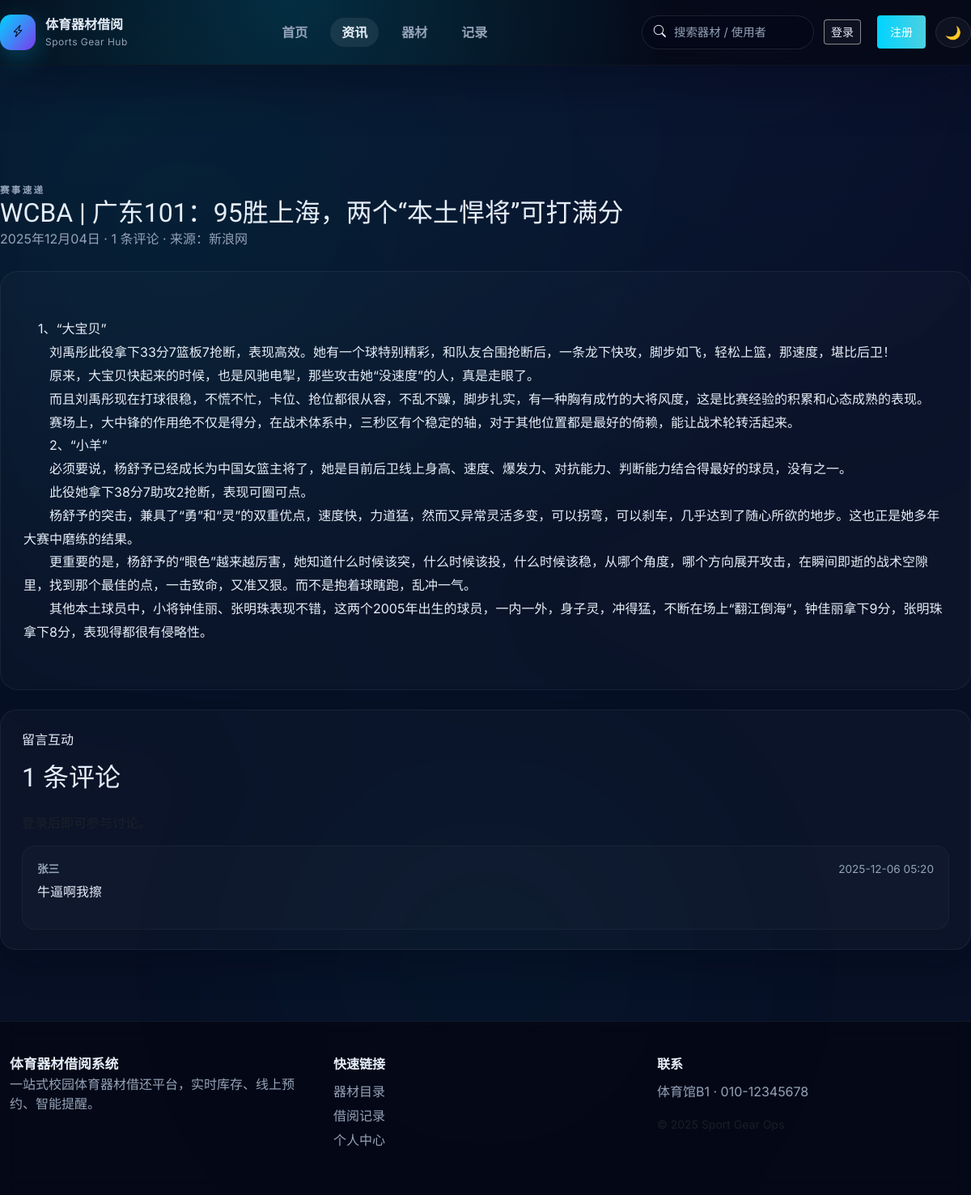
Screenshot of /news/1 with the database file from the repository.
### models.py (models this page shows, shortened)
class NewsPost(db.Model):
    __tablename__ = 'news_post'
    id = db.Column(db.Integer, primary_key=True)
    title = db.Column(db.String(200), nullable=False)
    summary = db.Column(db.String(300), nullable=True)
    content = db.Column(db.Text, nullable=False)
    category = db.Column(db.String(40), nullable=False, default='campus')
    source = db.Column(db.String(255), nullable=True)
    published_at = db.Column(db.DateTime, default=lambda: datetime.datetime.now(timezone.utc))
    is_pinned = db.Column(db.Boolean, default=False)
    created_by_id = db.Column(db.Integer, db.ForeignKey('user.id'), nullable=True)
    created_by = db.relationship('User', backref=db.backref('news_posts', lazy=True))

class NewsComment(db.Model):
    __tablename__ = 'news_comment'
    id = db.Column(db.Integer, primary_key=True)
    news_id = db.Column(db.Integer, db.ForeignKey('news_post.id'), nullable=False)
    user_id = db.Column(db.Integer, db.ForeignKey('user.id'), nullable=False)
    content = db.Column(db.Text, nullable=False)
    created_at = db.Column(db.DateTime, default=lambda: datetime.datetime.now(timezone.utc))
    news = db.relationship('NewsPost', backref=db.backref('comments', lazy='dynamic', cascade='all, delete-orphan'))
    user = db.relationship('User')

class User(db.Model):
    __tablename__ = 'user'
    id = db.Column(db.Integer, primary_key=True)
    username = db.Column(db.String(80), unique=True, nullable=False)
    password_hash = db.Column(db.String(200), nullable=False)
    is_admin = db.Column(db.Boolean, default=False)
    full_name = db.Column(db.String(120), nullable=True)
    class_name = db.Column(db.String(120), nullable=True)
    gender = db.Column(db.String(16), nullable=True)
    phone = db.Column(db.String(30), nullable=True)

### app.py (the view)
    @app.route('/news/<int:news_id>')
    def news_detail(news_id: int):
        news = db.session.get(NewsPost, news_id)
        if not news:
            flash('资讯不存在', 'error')
            return redirect(url_for('news_list'))
        comments = news.comments.order_by(NewsComment.created_at.desc()).all()
        return render_template('news_detail.html', news=news, comments=comments)

### services/auth.py (called while the page is built)
def get_current_user() -> Optional[User]:
    if hasattr(g, '_cached_user'):
        return g._cached_user
    user_id = session.get('user_id')
    user = db.session.get(User, user_id) if user_id else None
    g._cached_user = user
    return user

### templates/news_detail.html (shortened to what this page needs)
{% extends 'layout.html' %}
{% block page_header %}
<div class="page-header">
  <div>
    <p class="eyebrow">{{ news_categories.get(news.category, '资讯动态') }}</p>
    <h1>{{ news.title }}</h1>
    <p>{{ news.published_at.strftime('%Y年%m月%d日') if news.published_at else '' }} · {{ comments|length }} 条评论{% if news.source %} · 来源：{{ news.source }}{% endif %}</p>
  </div>
</div>
{% endblock %}
{% block content %}
<article class="news-detail article-card">
  <div class="article-body" style="white-space: pre-wrap;">
    {{ news.content }}
  </div>
</article>
<section class="section-card comment-section">
  <div class="section-header mb-3">
    <div>
      <p class="eyebrow">留言互动</p>
      <h2>{{ comments|length }} 条评论</h2>
    </div>
  </div>
  {% if current_user %}
  <form class="comment-form" method="post" action="{{ url_for('add_news_comment', news_id=news.id) }}">
    <input type="hidden" name="csrf_token" value="{{ csrf_token() }}">
    <textarea class="form-control" name="content" rows="3" placeholder="分享你的建议或想法…" required></textarea>
    <div class="text-end mt-2">
      <button class="btn btn-primary" type="submit">发布评论</button>
    </div>
  </form>
  {% else %}
  <p class="text-muted">登录后即可参与讨论。</p>
  {% endif %}
  <div class="comment-list">
    {% if comments %}
      {% for c in comments %}
      <div class="comment-card">
        <div class="comment-meta">
          <strong>{{ c.user.full_name or c.user.username }}</strong>
          <span class="comment-time">{{ c.created_at.strftime('%Y-%m-%d %H:%M') if c.created_at else '' }}</span>
        </div>
        <p>{{ c.content }}</p>
      </div>
      {% endfor %}
    {% else %}
      <p class="text-muted">暂无评论，抢先发表第一条吧。</p>
    {% endif %}
  </div>
</section>
{% endblock %}

### static/style.css (style rules this page uses)
:root { --bg: #071025; --surface: #0b1220; --muted: #94a3b8; --text: #e6eef8; --primary: #00d4ff; --primary-2: #4dd0e1; --accent: #7c3aed; --border: rgba(255,255,255,0.06); --shadow: 0 8px 30px rgba(2,6,23,0.6); --radius: 12px; --glass: rgba(255,255,255,0.03); }
* { box-sizing:border-box }
html,body { height:100%;font-family:'Inter', system-ui, -apple-system, 'Segoe UI', Roboto, 'Helvetica Neue', Arial; }
body { background: radial-gradient(1200px 600px at 10% 10%, rgba(0,212,255,0.05), transparent), var(--bg); color:var(--text); -webkit-font-smoothing:antialiased; -moz-osx-font-smoothing:grayscale; min-height:100vh; display:flex; flex-direction:column; }
h1,h2,h3,h4 { font-family:'Orbitron',sans-serif }
body { font-family: 'Inter', 'Segoe UI', Roboto, 'Helvetica Neue', Arial, sans-serif; }
.app-body { position:relative;overflow-x:hidden }
.page-header { margin-bottom:28px;display:flex;flex-wrap:wrap;align-items:flex-end;justify-content:space-between;gap:18px }
.page-header .eyebrow { text-transform:uppercase;letter-spacing:0.2em;font-size:0.72rem;color:var(--muted);font-weight:600 }
.page-header h1 { margin:0;font-size:2rem;font-family:'Orbitron',sans-serif }
.page-header p { margin:0;color:var(--muted) }
.section-card { background:rgba(255,255,255,0.02);border:1px solid rgba(255,255,255,0.06);border-radius:20px;padding:24px 26px;margin-bottom:24px;box-shadow:0 16px 40px rgba(2,6,23,0.35) }
.section-header { display:flex;align-items:center;justify-content:space-between;gap:18px;margin-bottom:18px }
.comment-card { padding:18px;border-radius:16px;background:rgba(255,255,255,0.02);border:1px solid rgba(255,255,255,0.04) }
.comment-meta { display:flex;justify-content:space-between;font-size:0.85rem;color:var(--muted);margin-bottom:6px }
.article-card { padding:28px;border-radius:22px;background:rgba(255,255,255,0.02);border:1px solid rgba(255,255,255,0.06);margin-bottom:24px }
.article-body { line-height:1.8;font-size:1rem;color:var(--text) }

### rows the page displays
NewsPost: get "赛事速递", title "WCBA | 广东101：95胜上海，两个“本土悍将”可打满分", published_at "2025年12月04日", source "新浪网", content "1、“大宝贝” 刘禹彤此役拿下33分7篮板7抢断，表现高效。她有一个球特别精彩，和队友合围抢断后，一条龙下快攻，脚步如飞，轻松上篮，那速度，堪比后卫！ 原来，大宝贝快起来的时候，也是风驰电掣，那些攻击她“没速度”的人，真是走眼了。 而且刘禹彤现在打球很稳，不慌不忙，卡位、抢位都很从容，不乱不躁，脚步扎实，有一种胸有成竹的大将风度，这是比赛经验的积累和心态成熟的表现。 赛场上，大中锋的作用绝不仅是得分，在战术体系中，三秒区有个稳定的轴，对于其他位置都是最好的倚赖，能让战术轮转活起来。 2、“小羊” 必须要说，杨舒予已经成长为中国女篮主将了，她是目前后卫线上身高、速度、爆发力、对抗能力、判断能力结合得最好的球员，没有之一。 此役她拿下38分7助攻2抢断，表现可圈可点。 杨舒予的突击，兼具了“勇”和“灵”的双重优点，速度快，力道猛，然而又异常灵活多变，可以拐弯，可以刹车，几乎达到了随心所欲的地步。这也正是她多年大赛中磨练的结果。 更重要的是，杨舒予的“眼色”越来越厉害，她知道什么时候该突，什么时候该投，什么时候该稳，从哪个角度，哪个方向展开攻击，在瞬间即逝的战术空隙里，找到那个最佳的点，一击致命，又准又狠。而不是抱着球瞎跑，乱冲一气。 其他本土球员中，小将钟佳丽、张明珠表现不错，这两个2005年出生的球员，一内一外，身子灵，冲得猛，不断在场上“翻江倒海”，钟佳丽拿下9分，张明珠拿下8分，表现得都很有侵略性。"
NewsComment: user "张三", created_at "2025-12-06 05:20", content "牛逼啊我擦"

### other values shown
{{ comments|length }} "1"
